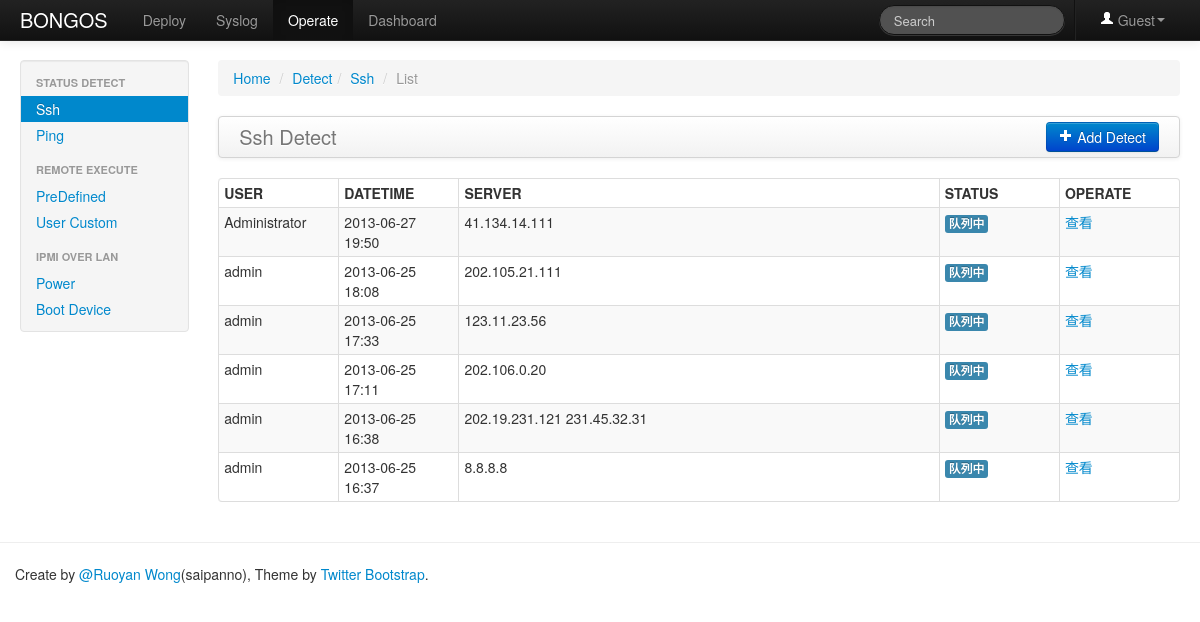
Page /operate/Ssh/list (signed in) on the committed database.
### web/user/models.py (models this page shows, shortened)
class User(db.Model):
    __tablename__ = app.config['USER_LISTS']
    id = db.Column(db.Integer, primary_key=True)
    email = db.Column(db.UnicodeText, unique=True)
    username = db.Column(db.UnicodeText)
    password = db.Column(db.UnicodeText)

### web/operate/models.py (models this page shows, shortened)
class OperateDb(db.Model):
    __tablename__ = app.config['OPERATE_LISTS']
    id = db.Column(db.Integer, primary_key=True)
    author = db.Column(db.UnicodeText, nullable=False)
    datetime = db.Column(db.String, nullable=False)
    operate_type = db.Column(db.Integer, nullable=False)
    server_list = db.Column(db.UnicodeText, nullable=False)
    template_script = db.Column(db.UnicodeText, nullable=False)
    template_vars = db.Column(db.UnicodeText, nullable=False)
    ssh_config = db.Column(db.Integer, nullable=False)
    status = db.Column(db.UnicodeText, nullable=False)
    result = db.Column(db.UnicodeText, nullable=False)

### web/operate/controlers.py (the view)
@operate.route('/<operate_type>/list')
@login_required
def list_operate_ctrl(operate_type):
    executes = OperateDb.query.filter_by(operate_type=operate_type).order_by(desc(OperateDb.id)).all()
    return render_template('operate/list_operate.html', executes=executes, operate_type=operate_type)

### web/extensions.py (called while the page is built)
@login_manager.user_loader
def load_user(user_id):
    return User.query.get(user_id)

### web/templates/operate/list_operate.html (shortened to what this page needs)
{% extends "operate/base_operate.html" %}
{% import "macro.html" as ext %}
{% if operate_type == 'Ssh' %}
    {% set operate_title = 'Detect' %}
    {% set operate_create_url = url_for('operate.create_ssh_detect_ctrl') %}
{% elif operate_type == 'Ping' %}
    {% set operate_title = 'Detect' %}
    {% set operate_create_url = url_for('operate.create_ping_detect_ctrl') %}
{% elif operate_type == 'Custom' %}
    {% set operate_title = 'Execute' %}
    {% set operate_create_url = url_for('operate.create_custom_execute_ctrl') %}
{% elif operate_type == 'PreDefined' %}
    {% set operate_title = 'Execute' %}
    {% set operate_create_url = url_for('operate.create_predefined_execute_ctrl') %}
{% endif %}
{% block active_operate_ssh %}{% if operate_type == 'Ssh' %}active{% endif %}{% endblock %}
{% block active_operate_ping %}{% if operate_type == 'Ping' %}active{% endif %}{% endblock %}
{% block active_operate_custom %}{% if operate_type == 'Custom' %}active{% endif %}{% endblock %}
{% block active_operate_predefined %}{% if operate_type == 'PreDefined' %}active{% endif %}{% endblock %}
{% block main %}
    <div class="span10">
        <ul class="breadcrumb">
            <li><a href="/">Home</a> <span class="divider">/</span></li>
            <li><a href="#">{{ operate_title }}</a><span class="divider">/</span></li>
            <li><a href="#">{{ operate_type }}</a> <span class="divider">/</span></li>
            <li class="active">List</li>
        </ul>
        <div class="navbar">
            <div class="navbar-inner">
                <a class="brand" href="#">{{ operate_type }} {{ operate_title }}</a>
                <div class="btn-group pull-right">
                    <a href="{{ operate_create_url }}" class="btn btn-primary"><i class="icon-plus icon-white"></i> Add {{ operate_title }}</a>
                </div>
            </div>
        </div>
        <table class="table table-hover table-bordered table-condensed table-striped">
            <thead>
            <tr>
                <th>USER</th>
                <th>DATETIME</th>
                <th>SERVER</th>
                <th>STATUS</th>
                <th>OPERATE</th>
            </tr>
            </thead>
            <tbody>
            {% for execute in executes %}
            <tr>
                <td style="width: 10%">{{ execute.author }}</td>
                <td style="width: 10%">{{ execute.datetime }}</td>
                <td style="width: 40%">{{ execute.server_list }}</td>
                <td style="width: 10%">{{ ext.get_operate_status(execute.status) }}</td>
                <td style="width: 10%"><a href="{{ url_for('operate.show_operate_ctrl', operate_id=execute.id)}}">查看</a></td>
            </tr>
            {% endfor %}
            </tbody>
        </table>
    </div>
{% endblock %}

### web/templates/macro.html (shortened to what this page needs)
{% macro get_operate_status(status)  -%}
    {% if status == '0' %}
        <span class="label label-info">队列中</span>
    {% elif status == '1' %}
        <span class="label label-success">已完成</span>
    {% elif status == '2' %}
        <span class="label label-important">内部错误</span>
    {% elif status == '5' %}
        <span class="label">执行中</span>
    {% else %}
        <span class="label label-important">异常结果</span>
    {% endif %}
{%- endmacro %}

### web/templates/index.html (shortened to what this page needs)
{% extends "header.html" %}
{% import "macro.html" as ext %}
{% block body %}
    <div class="navbar navbar-inverse navbar-fixed-top">
        <div class="navbar-inner">
            <div class="container-fluid">
                <a class="brand" href="{{ url_for('user.index_ctrl') }}">BONGOS</a>
                <ul class="nav">
                    <li class="{% block active_deploy %}{% endblock %}"><a href="#">Deploy</a></li>
                    <li class="{% block active_syslog %}{% endblock %}"><a href="#">Syslog</a></li>
                    <li class="{% block active_operate %}{% endblock %}"><a href="{{ url_for("operate.list_operate_ctrl", operate_type='Ssh') }}">Operate</a></li>
                    <li class="{% block active_dashboard %}{% endblock %}"><a href="{{ url_for("dashboard.list_user_ctrl") }}">Dashboard</a></li>
                </ul>
                <ul class="nav pull-right">
                    <li class="divider-vertical"></li>
                    <li class="dropdown"><a href="#" class="dropdown-toggle" data-toggle="dropdown"><i class="icon-user icon-white"></i> {{ current_user.username }}<b class="caret"></b></a>
                    </li>
                </ul>
                <form class="navbar-search pull-right" action="">
                    <input class="search-query span2" placeholder="Search" type="text">
                </form>
            </div>
        </div>
    </div>
    <div class="container-fluid">
        <div class="row-fluid">
            {% block sidebar %}
            {% endblock %}
            {% block main %}{% endblock %}
        </div>
    </div>
{% endblock %}

### web/templates/index.html (style rules this page uses)
body { padding-top: 60px; padding-bottom: 40px; }

### rows in the picture
User: username "Guest"
OperateDb: author "Administrator", datetime "2013-06-27 19:50", server_list "41.134.14.111"
OperateDb: author "admin", datetime "2013-06-25 18:08", server_list "202.105.21.111"
OperateDb: author "admin", datetime "2013-06-25 17:33", server_list "123.11.23.56"
OperateDb: author "admin", datetime "2013-06-25 17:11", server_list "202.106.0.20"
OperateDb: author "admin", datetime "2013-06-25 16:38", server_list "202.19.231.121 231.45.32.31"
OperateDb: author "admin", datetime "2013-06-25 16:37", server_list "8.8.8.8"

### other values in the picture
{{ operate_title }} "Detect"
{{ operate_type }} "Ssh"
